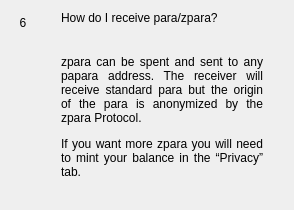
                  <widget class="QWidget" name="widgetFaq6" native="true">
                   <layout class="QHBoxLayout" name="horizontalpage_6" stretch="0,1">
                    <item alignment="Qt::AlignTop">
                     <widget class="QLabel" name="labelNumber6">
                      <property name="minimumSize">
                       <size>
                        <width>24</width>
                        <height>24</height>
                       </size>
                      </property>
                      <property name="maximumSize">
                       <size>
                        <width>16777215</width>
                        <height>24</height>
                       </size>
                      </property>
                      <property name="text">
                       <string>6</string>
                      </property>
                      <property name="alignment">
                       <set>Qt::AlignCenter</set>
                      </property>
                     </widget>
                    </item>
                    <item>
                     <layout class="QVBoxLayout" name="verticalLayoutpage_6">
                      <property name="spacing">
                       <number>0</number>
                      </property>
                      <property name="leftMargin">
                       <number>20</number>
                      </property>
                      <property name="rightMargin">
                       <number>20</number>
                      </property>
                      <item>
                       <widget class="QLabel" name="labelSubtitle6">
                        <property name="text">
                         <string>How do I receive para/zpara?</string>
                        </property>
                        <property name="wordWrap">
                         <bool>true</bool>
                        </property>
                       </widget>
                      </item>
                      <item>
                       <spacer name="verticalSpacer_60">
                        <property name="orientation">
                         <enum>Qt::Vertical</enum>
                        </property>
                        <property name="sizeType">
                         <enum>QSizePolicy::Fixed</enum>
                        </property>
                        <property name="sizeHint" stdset="0">
                         <size>
                          <width>20</width>
                          <height>30</height>
                         </size>
                        </property>
                       </spacer>
                      </item>
                      <item>
                       <widget class="QLabel" name="labelContent6">
                        <property name="text">
                         <string>
                           &lt;html&gt;&lt;head/&gt;&lt;body&gt;&lt;p align=&quot;justify&quot;&gt;
                           zpara can be spent and sent to any papara address. The receiver will
                           receive standard para but the origin of the para is anonymized by the zpara Protocol.
                           &lt;/p&gt;&lt;p align=&quot;justify&quot;&gt;
                           If you want more zpara you will need to mint your balance in the “Privacy” tab.
                           &lt;/p&gt;&lt;/body&gt;&lt;/html&gt;
                         </string>
                        </property>
                        <property name="alignment">
                         <set>Qt::AlignLeading|Qt::AlignLeft|Qt::AlignTop</set>
                        </property>
                        <property name="wordWrap">
                         <bool>true</bool>
                        </property>
                       </widget>
                      </item>
                      <item>
                       <spacer name="verticalSpacer_61">
                        <property name="orientation">
                         <enum>Qt::Vertical</enum>
                        </property>
                        <property name="sizeHint" stdset="0">
                         <size>
                          <width>20</width>
                          <height>20</height>
                         </size>
                        </property>
                       </spacer>
                      </item>
                     </layout>
                    </item>
                   </layout>
                  </widget>
